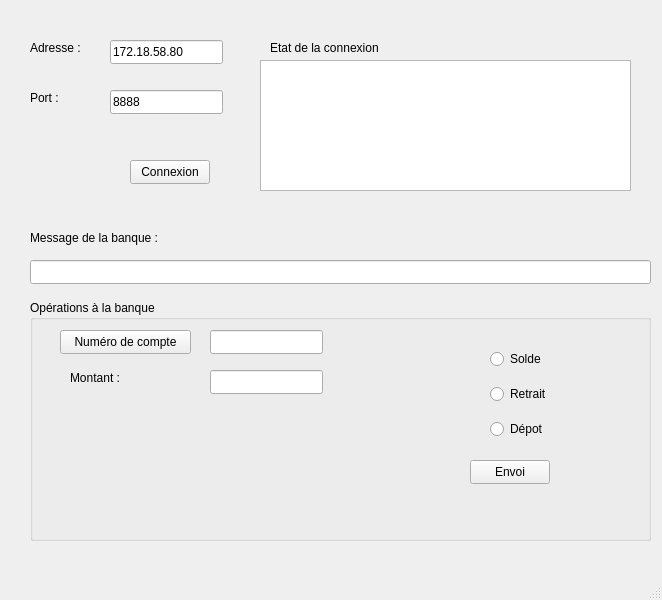
<?xml version="1.0" encoding="UTF-8"?>
<ui version="4.0">
 <class>MainWindow</class>
 <widget class="QMainWindow" name="MainWindow">
  <property name="geometry">
   <rect>
    <x>0</x>
    <y>0</y>
    <width>662</width>
    <height>600</height>
   </rect>
  </property>
  <property name="windowTitle">
   <string>MainWindow</string>
  </property>
  <widget class="QWidget" name="centralwidget">
   <widget class="QLabel" name="label_adresse">
    <property name="geometry">
     <rect>
      <x>30</x>
      <y>40</y>
      <width>58</width>
      <height>16</height>
     </rect>
    </property>
    <property name="text">
     <string>Adresse :</string>
    </property>
   </widget>
   <widget class="QLabel" name="label_port">
    <property name="geometry">
     <rect>
      <x>30</x>
      <y>90</y>
      <width>58</width>
      <height>16</height>
     </rect>
    </property>
    <property name="text">
     <string>Port :</string>
    </property>
   </widget>
   <widget class="QLineEdit" name="lineEdit_adresse">
    <property name="geometry">
     <rect>
      <x>110</x>
      <y>40</y>
      <width>113</width>
      <height>24</height>
     </rect>
    </property>
    <property name="text">
     <string>172.18.58.80</string>
    </property>
   </widget>
   <widget class="QLineEdit" name="lineEdit_port">
    <property name="geometry">
     <rect>
      <x>110</x>
      <y>90</y>
      <width>113</width>
      <height>24</height>
     </rect>
    </property>
    <property name="text">
     <string>8888</string>
    </property>
   </widget>
   <widget class="QLabel" name="label_Etat">
    <property name="geometry">
     <rect>
      <x>270</x>
      <y>40</y>
      <width>131</width>
      <height>16</height>
     </rect>
    </property>
    <property name="text">
     <string>Etat de la connexion</string>
    </property>
   </widget>
   <widget class="QPushButton" name="pushButton_connexion">
    <property name="geometry">
     <rect>
      <x>130</x>
      <y>160</y>
      <width>80</width>
      <height>24</height>
     </rect>
    </property>
    <property name="text">
     <string>Connexion</string>
    </property>
   </widget>
   <widget class="QLabel" name="label_message">
    <property name="geometry">
     <rect>
      <x>30</x>
      <y>230</y>
      <width>151</width>
      <height>16</height>
     </rect>
    </property>
    <property name="text">
     <string>Message de la banque :</string>
    </property>
   </widget>
   <widget class="QLineEdit" name="lineEdit_message">
    <property name="geometry">
     <rect>
      <x>30</x>
      <y>260</y>
      <width>621</width>
      <height>24</height>
     </rect>
    </property>
    <property name="readOnly">
     <bool>true</bool>
    </property>
   </widget>
   <widget class="QGroupBox" name="groupBox_ope">
    <property name="geometry">
     <rect>
      <x>30</x>
      <y>300</y>
      <width>621</width>
      <height>241</height>
     </rect>
    </property>
    <property name="title">
     <string>Opérations à la banque</string>
    </property>
    <widget class="QLabel" name="label_montant">
     <property name="geometry">
      <rect>
       <x>40</x>
       <y>70</y>
       <width>58</width>
       <height>16</height>
      </rect>
     </property>
     <property name="text">
      <string>Montant :</string>
     </property>
    </widget>
    <widget class="QPushButton" name="pushButton_numcompt">
     <property name="geometry">
      <rect>
       <x>30</x>
       <y>30</y>
       <width>131</width>
       <height>24</height>
      </rect>
     </property>
     <property name="text">
      <string>Numéro de compte</string>
     </property>
    </widget>
    <widget class="QLineEdit" name="lineEdit_numcompt">
     <property name="geometry">
      <rect>
       <x>180</x>
       <y>30</y>
       <width>113</width>
       <height>24</height>
      </rect>
     </property>
    </widget>
    <widget class="QLineEdit" name="lineEdit_montant">
     <property name="geometry">
      <rect>
       <x>180</x>
       <y>70</y>
       <width>113</width>
       <height>24</height>
      </rect>
     </property>
     <property name="whatsThis">
      <string/>
     </property>
    </widget>
    <widget class="QPushButton" name="pushButton_envoi">
     <property name="geometry">
      <rect>
       <x>440</x>
       <y>160</y>
       <width>80</width>
       <height>24</height>
      </rect>
     </property>
     <property name="text">
      <string>Envoi</string>
     </property>
    </widget>
    <widget class="QWidget" name="layoutWidget">
     <property name="geometry">
      <rect>
       <x>460</x>
       <y>40</y>
       <width>102</width>
       <height>108</height>
      </rect>
     </property>
     <layout class="QVBoxLayout" name="verticalLayout">
      <item>
       <widget class="QRadioButton" name="radioButton_solde">
        <property name="text">
         <string>Solde</string>
        </property>
       </widget>
      </item>
      <item>
       <widget class="QRadioButton" name="radioButton_retrait">
        <property name="text">
         <string>Retrait</string>
        </property>
       </widget>
      </item>
      <item>
       <widget class="QRadioButton" name="radioButton_depot">
        <property name="text">
         <string>Dépot</string>
        </property>
       </widget>
      </item>
     </layout>
    </widget>
   </widget>
   <widget class="QListWidget" name="listWidget_etat">
    <property name="geometry">
     <rect>
      <x>260</x>
      <y>60</y>
      <width>371</width>
      <height>131</height>
     </rect>
    </property>
   </widget>
  </widget>
  <widget class="QMenuBar" name="menubar">
   <property name="geometry">
    <rect>
     <x>0</x>
     <y>0</y>
     <width>662</width>
     <height>21</height>
    </rect>
   </property>
  </widget>
  <widget class="QStatusBar" name="statusbar"/>
 </widget>
 <resources/>
 <connections/>
</ui>
